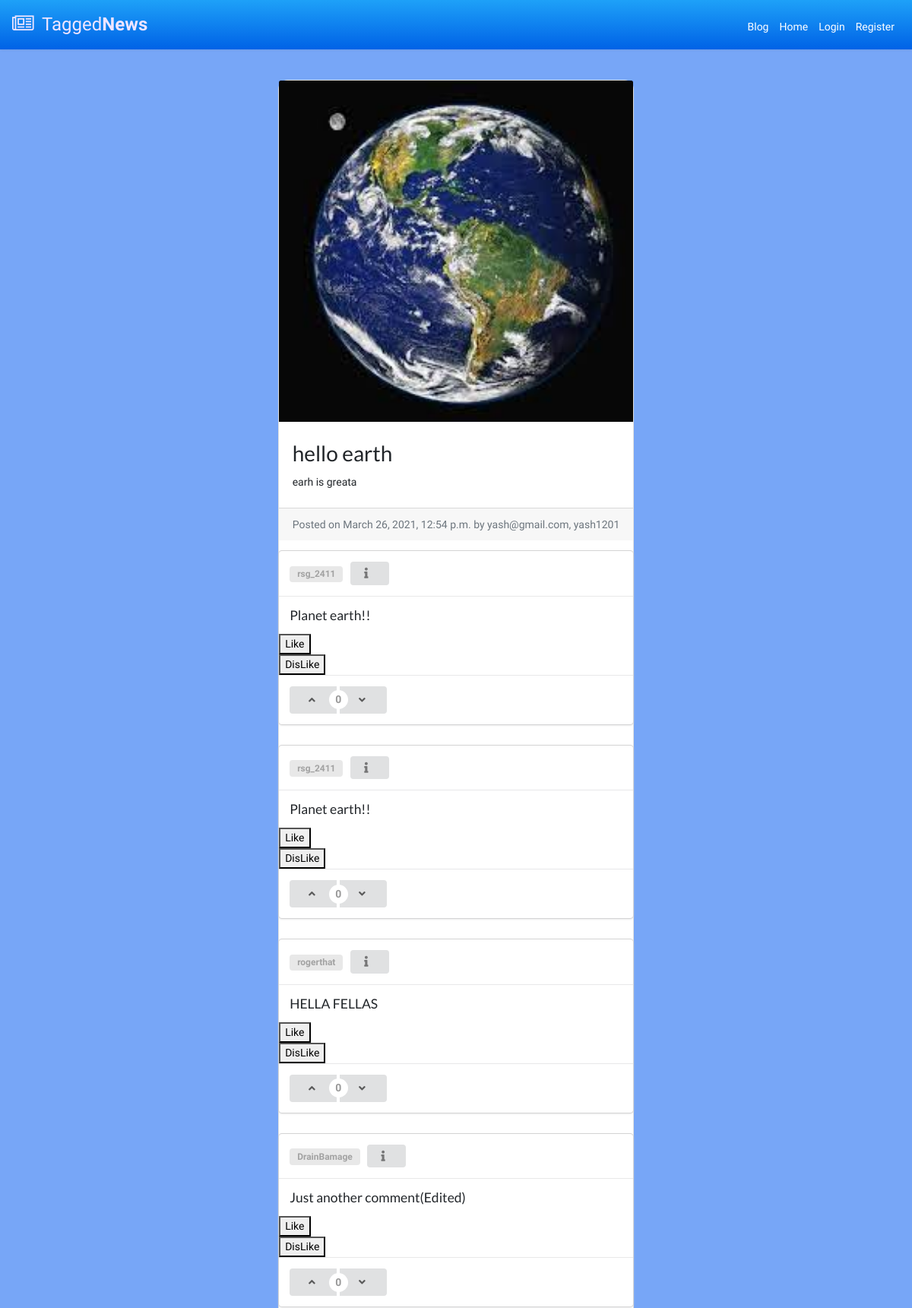
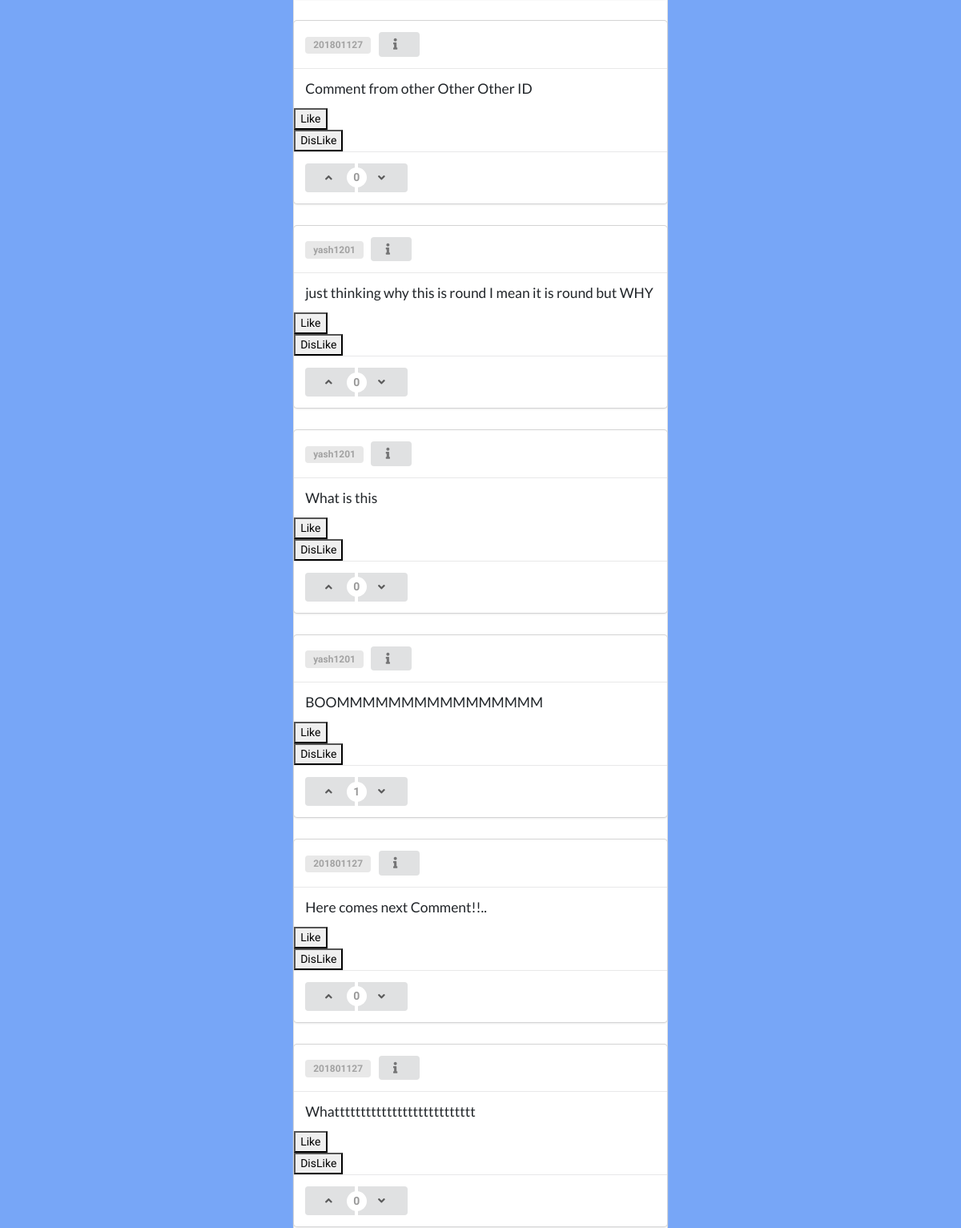
/blog1/yash1201-hello-earth/ (upper part), run on an earlier commit of the app's database (2 pictures, top to bottom).
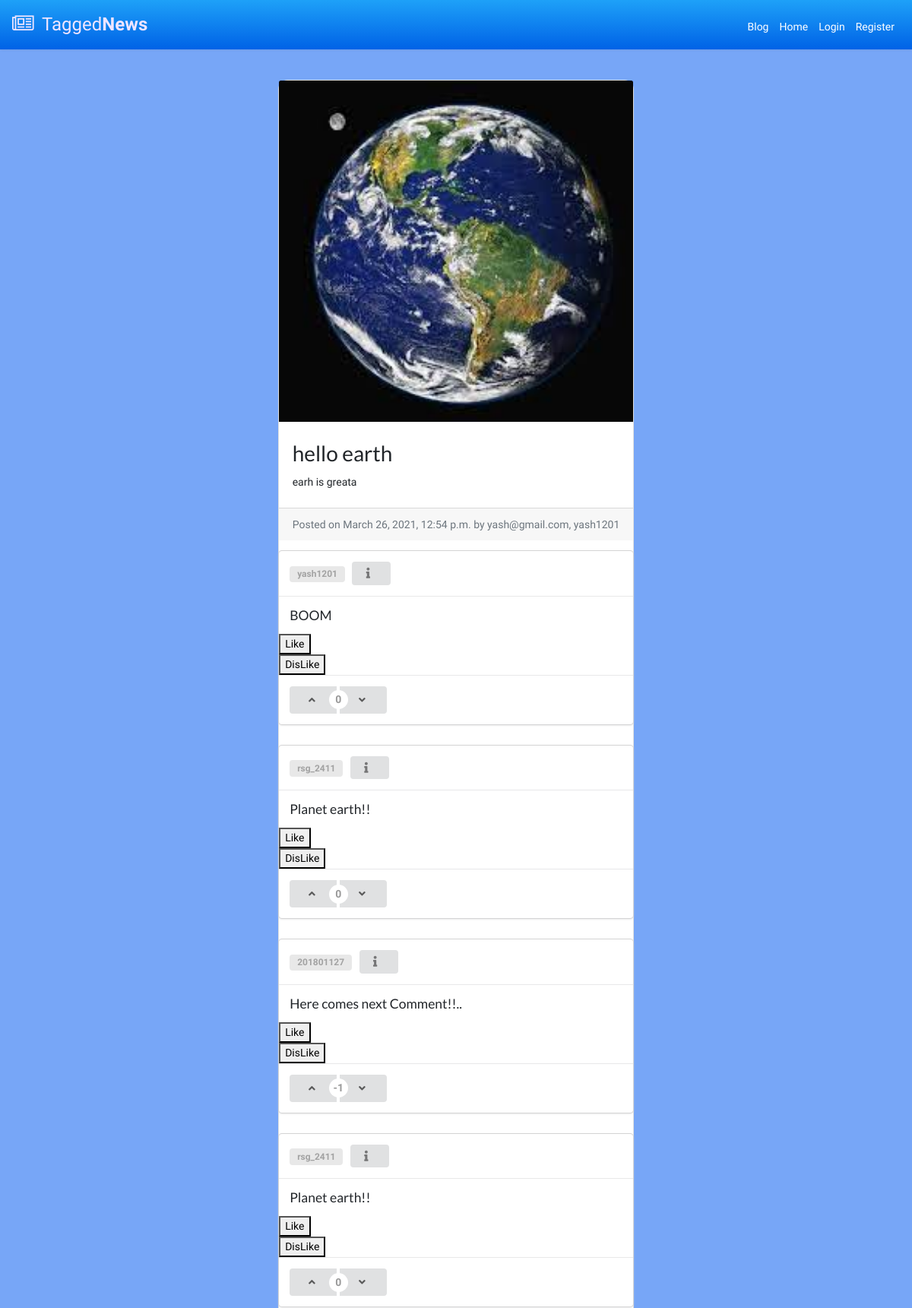
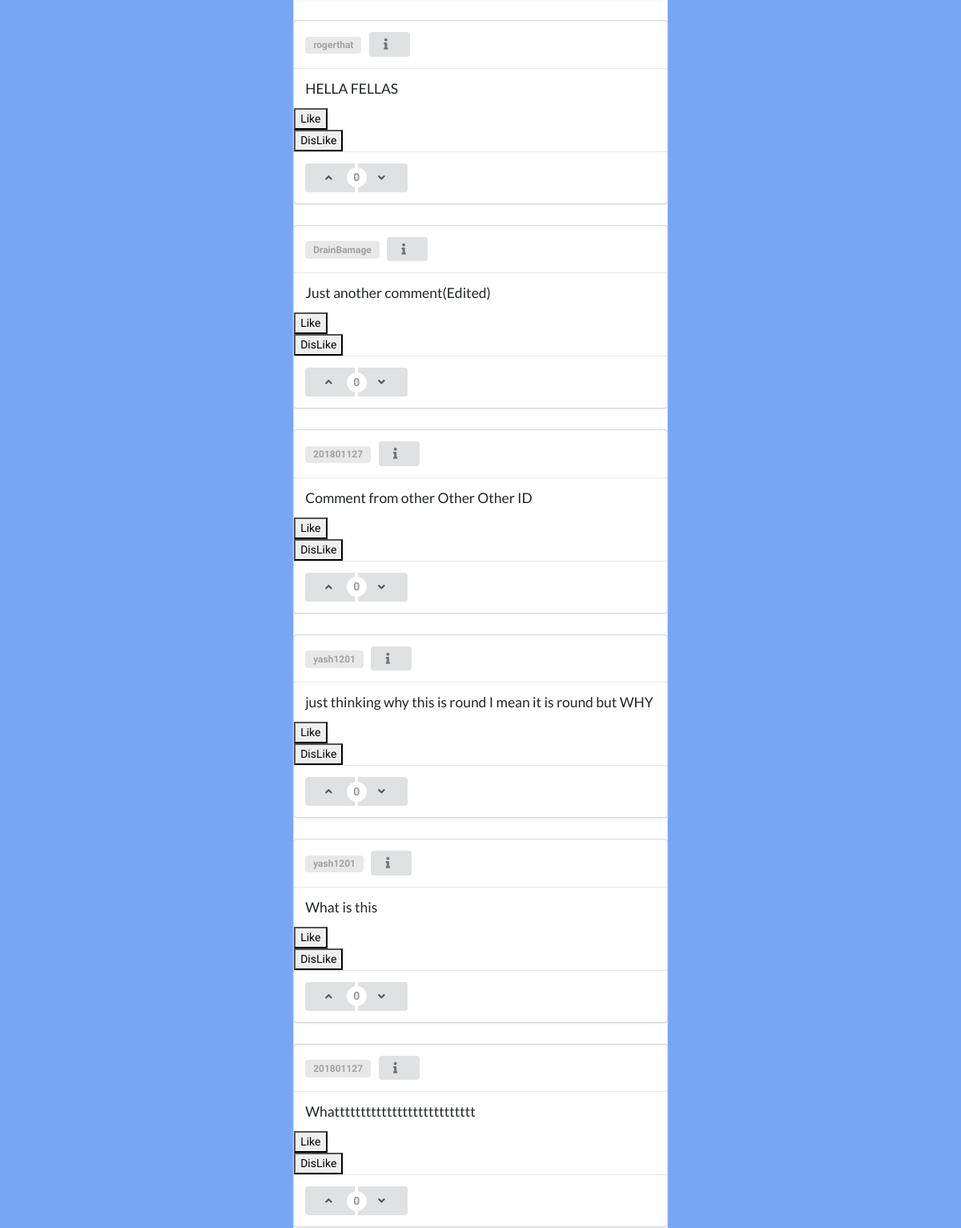
And on a later commit of the database (2 pictures, top to bottom).
### blog/models.py (models this page shows, shortened)
class Comment(models.Model):
    body                = models.TextField(max_length=5000, null=False, blank=False)
    blog                = models.ForeignKey(BlogPost, on_delete=models.CASCADE)
    date_published      = models.DateTimeField(auto_now_add=True, verbose_name="date_publishd")
    date_updated        = models.DateTimeField(auto_now=True, verbose_name="date_updated")
    author              = models.ForeignKey(settings.AUTH_USER_MODEL, on_delete=models.CASCADE)
    upvote              = models.IntegerField(default=0)
    downvote            = models.IntegerField(default=0)
    def count_vote(self):
        return self.upvote-self.downvote

### account/models.py (models this page shows, shortened)
class Account(AbstractBaseUser, PermissionsMixin):
    email                       = models.EmailField(verbose_name="email", max_length=60, unique=True)
    username                    = models.CharField(max_length=30, unique=True)
    avatar                      = models.ImageField(upload_to=upload_location,default='avatar/default.png', blank=False)
    date_joined                 = models.DateTimeField(verbose_name='date joined', auto_now_add=True)
    last_login                  = models.DateTimeField(verbose_name='last login', auto_now=True)
    is_admin                    = models.BooleanField(default=False)
    is_active                   = models.BooleanField(default=True)
    is_staff                    = models.BooleanField(default=False)
    is_superuser                = models.BooleanField(default=False)
    USERNAME_FIELD = 'email'
    REQUIRED_FIELDS = ['username',]
    objects = MyAccountManager()
    def __str__(self):
        return self.email + ", " + self.username

### blog/views.py (the view, shortened to what this page needs)
# urls.py: path('<slug>/',detail_blog_view, name='detail'),
def detail_blog_view(request, slug):
	context = {}
	blog_post = get_object_or_404(blog, slug=slug)
	comments = Comment.objects.filter(blog=blog_post).order_by('-date_updated')
	context['blog_post'] = blog_post
	context['comments'] = []
	if not request.user.is_authenticated:
		for comment in comments:
			obj = {}
			obj['comment'] = comment
			obj['liked'] = False
			obj['type'] = False
			context['comments'].append(obj)
	context['visible'] = True
	user = request.user
	if not user.is_authenticated:
		context['visible'] = False
	context['user'] = user.username
	form = CreateCommentForm(request.POST or None, request.FILES or None)
	if form.is_valid():
		obj = form.save(commit=False)
		obj.blog = blog_post
		obj.author = user
		obj.save()
		form = CreateCommentForm()
	context['form'] = form
	return render(request, 'blog/detail_blog.html', context)

### blog/templates/blog/detail_blog.html (shortened to what this page needs)
{% extends 'base.html' %}
{% block content %}
<body>
<div class="container">
	<div class="row">
		<div class="card m-auto">
			<img class="card-img-top" src="{{blog_post.image.url}}">
			<div class="card-body mt-2 mb-2">
			  <h2 class="card-title">{{blog_post.title}}</h2>
			  <p class="card-text">{{blog_post.body|safe}}</p>
			</div>
			<div class="card-footer text-muted">
			  Posted on {{blog_post.date_published}} by {{blog_post.author}}
			</div>
			{% for comm in comments %}
				<div class="ui fluid card">
					<div class="content" >
						<a class="item">
							<div class="ui horizontal label">
									<a href="{% url 'profile' comm.comment.author.username %}">{{comm.comment.author.username}}</a>
							</div>
						</a>
						<button class="ui compact button" data-tooltip="{{comm.comment.date_published}}" data-position="right center">
							<i class="info icon"></i>
						</button>
					</div>
					<div class="content">
						<h5 class="card-title">{{comm.comment.body}}</h5>
					</div>
					<form action="{% url 'blog:comment_like' pk=comm.comment.pk option='U' %}" method="POST">
						<button type="submit", name="comment_id", value="{{comm.comment.id}}">
							{% if not comm.liked %}
								Like
							{% elif comm.type %}
								Liked
							{% else %}
								Like
							{% endif %}
						</button>
					</form>
					<form action="{% url 'blog:comment_like' pk=comm.comment.pk option='D' %}" method="POST">
						<button type="submit", name="comment_id", value="{{comm.comment.id}}">
						{% if not comm.liked %}
							DisLike
						{% elif not comm.type %}
							DisLiked
						{% else %}
							Dislike
						{% endif %}
						</button>
					</form>
					<div class="content">
						<div class="ui buttons" id="vote">
							<div class="ui vertical animated button" tabindex="0">
								<div class="visible content">
									<i class="angle up icon"></i>
								</div>
							</div>
							<div class="or" data-text={{comm.comment.count_vote}}></div>
							<div class="ui vertical animated button" tabindex="0">
								<div class="visible content">
									<i class="angle down icon"></i>
								</div>
							</div>
						</div>
					</div>
				</div>
			{% endfor %}
		</div>
	</div>
</div>
</body>
{% endblock content %}

What changed in the data, as far as the page shows it:
changed Comment: comment.body "BOOMMMMMMMMMMMMMMMM" → "BOOM"; upvote 1 → 0 (drawn); moves up the list
changed Comment "Here comes next Comment!!..": downvote 0 → 1 (drawn); moves up the list
